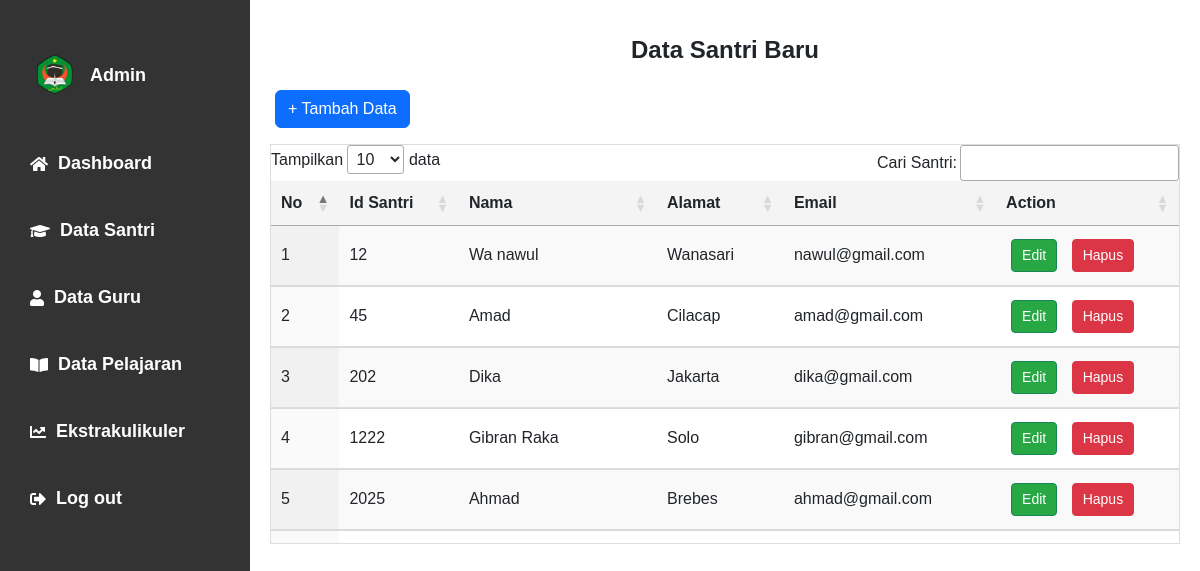
The app's page /data.php with its own data.
### tables this page shows
CREATE TABLE `santri` (
  `Id` int(30) NOT NULL,
  `Nama` varchar(50) DEFAULT NULL,
  `Alamat` varchar(50) DEFAULT NULL,
  `Email` varchar(50) DEFAULT NULL
);

### data.php (the view, shortened to what this page needs)
<?php
include 'sidebar.php';
?>
<!DOCTYPE html>
<html lang="en">
<head>
    <link rel="stylesheet" href="https://cdn.datatables.net/1.13.6/css/jquery.dataTables.min.css">
</head>
<body>
    <div class="container mt-3">
        <h2 class="text-center">Data Santri Baru</h2>
        <a href="tambah_santri.php" class="btn btn-primary mb-3">+ Tambah Data</a>
        <div class="table-wrapper">
            <table id="dataSantri" class="display" style="width:100%">
                <thead>
                    <tr>
                        <th>No</th>
                        <th>Id Santri</th>
                        <th>Nama</th>
                        <th>Alamat</th>
                        <th>Email</th>
                        <th>Action</th>
                    </tr>
                </thead>
                <tbody>
                    <?php
                    include 'config.php';
                    $query = "SELECT * FROM santri";
                    $result = mysqli_query($koneksi, $query);
                    $no = 1;
                    while ($row = mysqli_fetch_assoc($result)) {
                        echo "<tr>
                                <td>{$no}</td>
                                <td>{$row['Id']}</td>
                                <td>{$row['Nama']}</td>
                                <td>{$row['Alamat']}</td>
                                <td>{$row['Email']}</td>
                                <td>
                                    <a href='edit_santri.php?id={$row['Id']}' class='btn btn-success btn-sm'>Edit</a>
                                    <a href='delete_santri.php?Id={$row['Id']}' class='btn btn-danger btn-sm' onclick=\"return confirm('Yakin ingin menghapus?');\">Hapus</a>
                                </td>
                                </tr>";
                        $no++;
                    }
                    ?>
                </tbody>
            </table>
        </div>
    </div>
</body>
</html>

### sidebar.php (shortened to what this page needs)
<!DOCTYPE html>
<html lang="en">
<head>
    <link href="https://cdn.jsdelivr.net/npm/bootstrap@5.3.3/dist/css/bootstrap.min.css" rel="stylesheet"
>
    <link rel="stylesheet" href="https://cdnjs.cloudflare.com/ajax/libs/font-awesome/5.15.4/css/all.min.css" />
</head>
<body>
    <nav>
        <ul>
            <li><a href="dashboard.php" class="logo">
                    <img src="image/logo.png" alt="logo" width="250" height="150">
                    <span class="nav-item">Admin
            <li><a href="dashboard.php">
                    <i class="fas fa-home"></i>
                    <span class="nav-item">Dashboard</span>
                </a></li>
            <li><a href="data.php">
                    <i class="fas fa-solid fa-graduation-cap"></i>
                    <span class="nav-item">Data Santri</span>
                </a></li>
            <li><a href="data_guru.php">
                    <i class="fas fa-solid fa-user"></i>
                    <span class="nav-item">Data Guru</span>
                </a></li>
            <li><a href="data_pelajaran.php">
                    <i class="fas fa-solid fa-book-open"></i>
                    <span class="nav-item">Data Pelajaran</span>
                </a></li>
            <li><a href="ekstrakulikuler.php">
                    <i class="fas fa-solid fa-chart-line"></i>
                    <span class="nav-item">Ekstrakulikuler</span>
                </a></li>
            <li><a href="logout.php" class="logout">
                    <i class="fas fa-sign-out-alt"></i>
                    <span class="nav-item">Log out</span>
                </a></li>
        </ul>
    </nav>
</body>

### sidebar.php (style rules this page uses)
* { margin: 0; padding: 0; box-sizing: border-box; }
nav { background-color: #333; width: 250px; height: 100vh; padding: 20px; position: fixed; top: 0; left: 0; z-index: 1000; }
nav ul { list-style-type: none; padding: 0; }
nav ul li { margin: 20px 0; }
nav ul li a { display: flex; align-items: center; text-decoration: none; color: #fff; padding: 10px; border-radius: 5px; transition: background-color 0.3s ease; }
nav .logo { display: flex; align-items: center; margin-bottom: 30px; }
nav .logo img { width: 50px; height: 50px; margin-right: 10px; }
nav .nav-item { font-size: 18px; font-weight: bold; }
nav ul li a i { margin-right: 10px; }
nav .logout { margin-top: auto; }

### data.php (style rules this page uses)
body { margin: 0; padding: 0; font-family: Arial, sans-serif; overflow-x: hidden; }
.container { margin-left: 250px; padding: 20px; width: calc(100% - 250px); }
h2.text-center { margin-bottom: 20px; font-size: 24px; font-weight: bold; }
.btn { margin: 5px; }
.table-wrapper { border: 1px solid #ddd; overflow-y: auto; max-height: 400px; -webkit-overflow-scrolling: touch; }
table { width: 100%; border-collapse: collapse; }
td { padding: 12px; text-align: left; border-bottom: 1px solid #ddd; }
th { background-color: #f4f4f4; font-weight: bold; position: sticky; top: 0; z-index: 2; }
.btn-success { background-color: #28a745; color: white; text-decoration: none; padding: 5px 10px; border-radius: 4px; }
.btn-danger { background-color: #dc3545; color: white; text-decoration: none; padding: 5px 10px; border-radius: 4px; }

### records on screen
santri: Id "12", Nama "Wa nawul", Alamat "Wanasari", Email "nawul@gmail.com"
santri: Id "45", Nama "Amad", Alamat "Cilacap", Email "amad@gmail.com"
santri: Id "202", Nama "Dika", Alamat "Jakarta", Email "dika@gmail.com"
santri: Id "1222", Nama "Gibran Raka", Alamat "Solo", Email "gibran@gmail.com"
santri: Id "2025", Nama "Ahmad", Alamat "Brebes", Email "ahmad@gmail.com"
